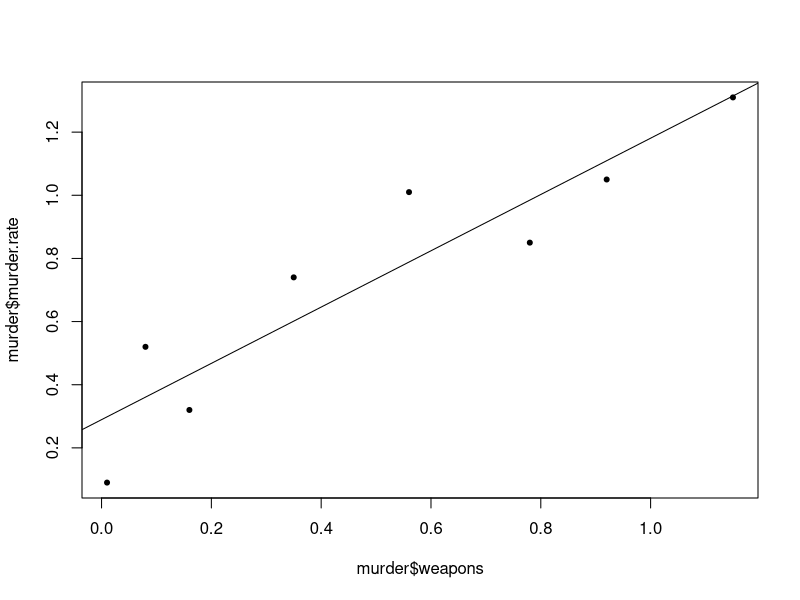
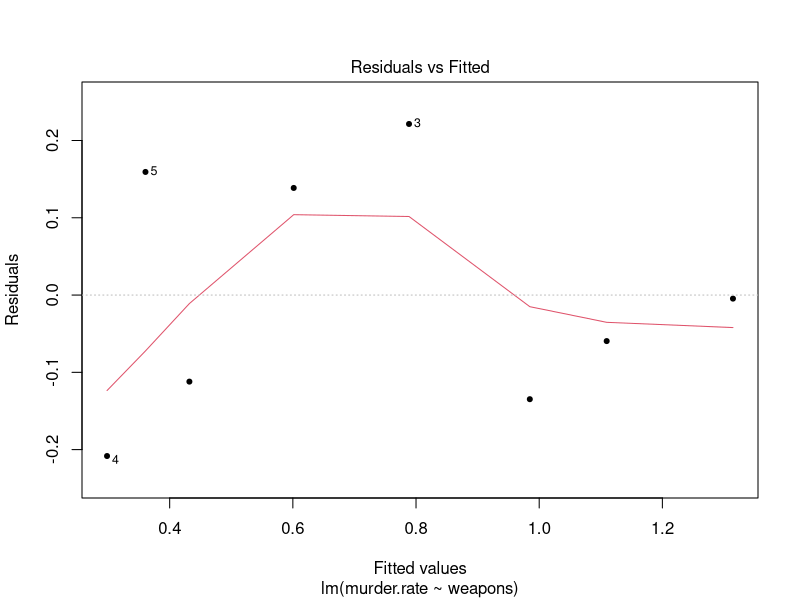
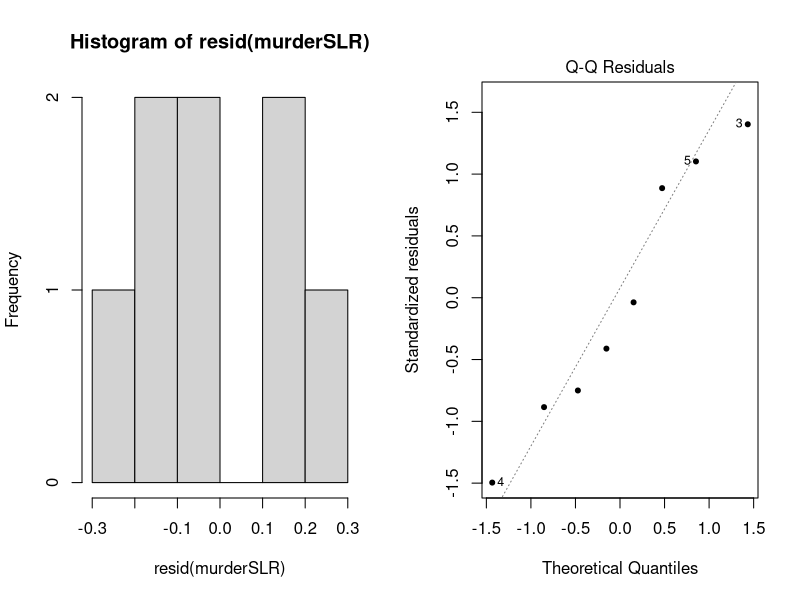

The R source for these figures, in order: (Note: this script raises an error after producing the figures.)
#read in data from working directory
murder<-read.csv(file="MURDERRATE.csv", header=TRUE, sep=",")
murder

#make scatterplot
plot(murder$weapons, murder$murder.rate, pch=20)

#run basic SLR
murderSLR<-lm(murder.rate~weapons, data=murder)
summary(murderSLR)

#add regression line to scatterplot
abline(murderSLR)

#confidence intervals for coefficients
confint(murderSLR, level=0.95)

#Create ANOVA table
anova(murderSLR)

#Basic residual plots
plot(murderSLR, which=1, pch=20)  #residual vs fits
par(mfrow=c(1,2))                 
hist(resid(murderSLR))            #histograam of residuals
plot(murderSLR, which=2, pch=20)  #QQplot
par(mfrow=c(1,1))
library(car)
qqPlot(murderSLR, pch=20)         #another QQplot
par(mfrow=c(1,1))
plot(resid(murderSLR), pch=20)
